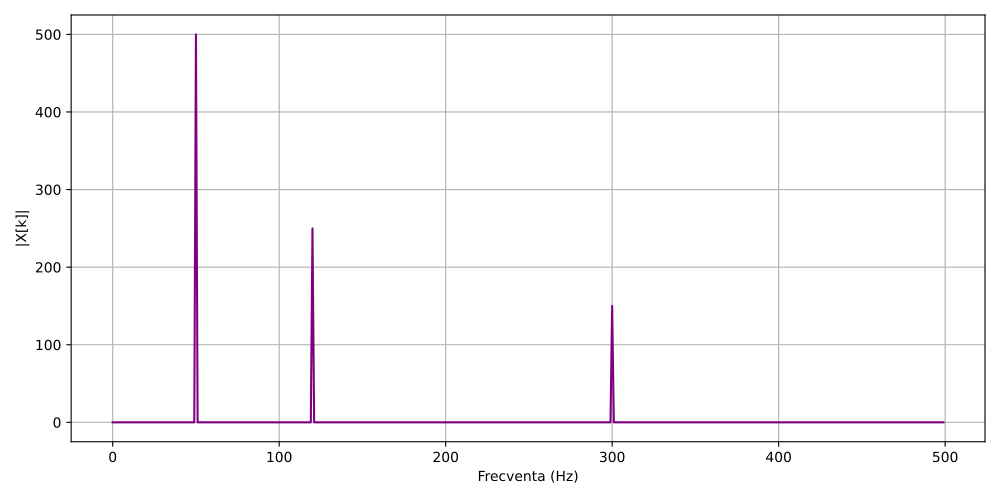

The script that drew this image:
import numpy as np
import matplotlib.pyplot as plt

fs = 1000         
duration = 1       
N = int(fs * duration)
n = np.arange(N)

f1 = 50
f2 = 120
f3 = 300

x = np.sin(2 * np.pi * f1 * n / fs) + \
    0.5 * np.sin(2 * np.pi * f2 * n / fs) + \
    0.3 * np.sin(2 * np.pi * f3 * n / fs)

X = np.zeros(N, dtype=complex)
for k in range(N):
    for m in range(N):
        X[k] += x[m] * np.exp(-2j * np.pi * k * m / N)

freqs = np.arange(N) * fs / N
magnitude = np.abs(X)

plt.figure(figsize=(10, 5))
plt.plot(freqs[:N//2], magnitude[:N//2], color='purple')
plt.xlabel("Frecventa (Hz)")
plt.ylabel("|X[k]|")
plt.grid(True)
plt.tight_layout()
plt.show()
